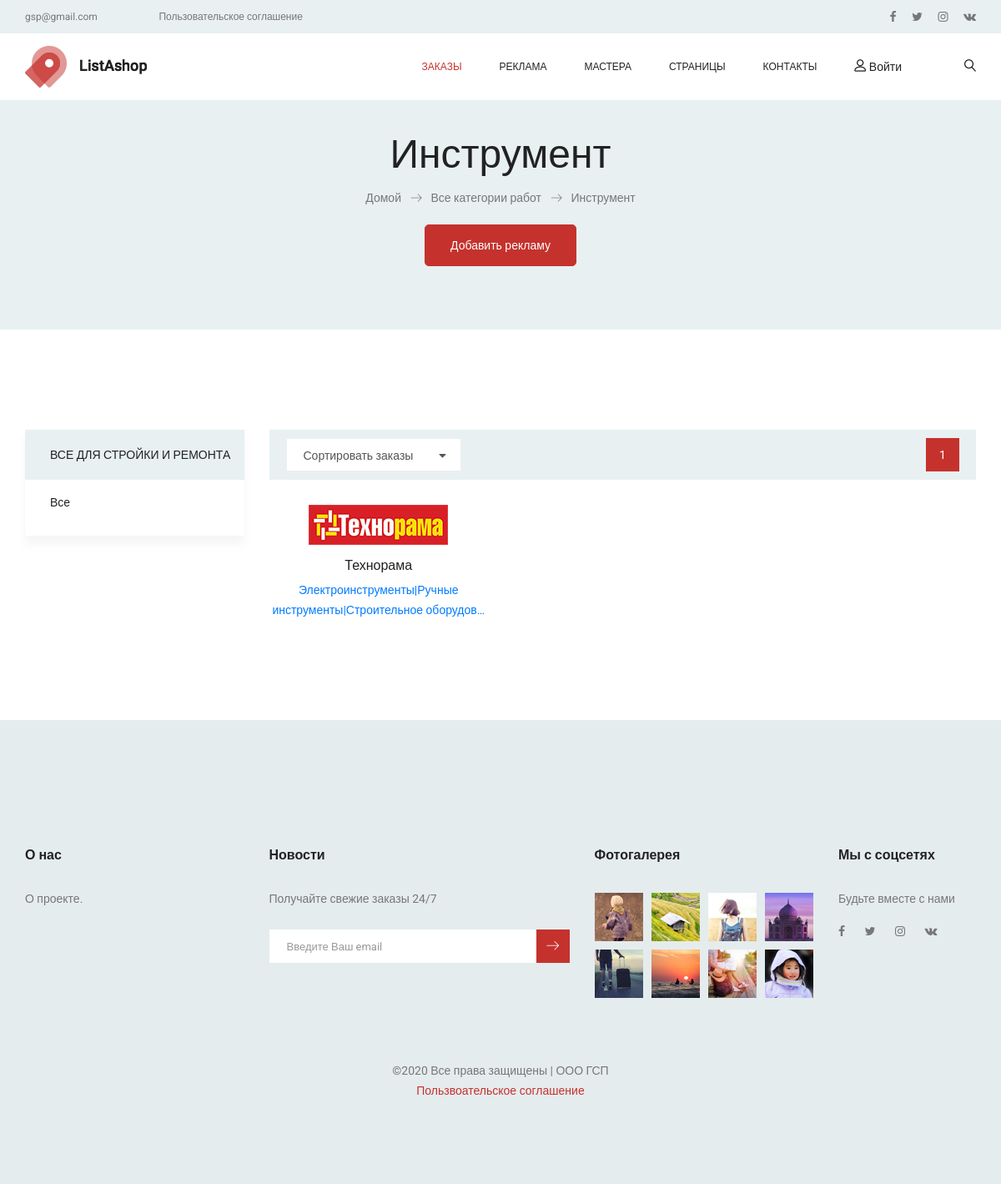
Page /promotions/instrument/ on the committed database.
### reclame/models.py (models this page shows, shortened)
class Category(MPTTModel):
    name = models.CharField(max_length=50, unique=True, verbose_name='Подкатегория')
    slug = models.SlugField(max_length=200, null=True, blank=True, unique=True, verbose_name='Nazvanie_kategorii')
    parent = TreeForeignKey('self', on_delete=models.CASCADE, null=True, blank=True, related_name='children',
                            verbose_name='Категория')
    is_active = models.BooleanField(default=True, verbose_name='Активность категории')
    created = models.DateField(blank=True, null=True, default=timezone.now, verbose_name='Дата создания записи')
    updated = models.DateField(blank=True, null=True, default=timezone.now, verbose_name='Дата ред-ия записи')
    class MPTTMeta:
        order_insertion_by = ['name']
        verbose_name = 'Тест мптт'
        verbose_name_plural = 'Тест мптт'
    class Meta:
        verbose_name = 'Категория -> Подкатегория'
        verbose_name_plural = 'Категории -> Подкатегории'

class Promotion(models.Model):
    category = TreeManyToManyField(Category, blank=True, symmetrical=False, related_name='promotions', verbose_name='Категория')
    name = models.CharField(blank=True, null=True, default=None, max_length=200, verbose_name='Название рекламодателя')
    slug = models.SlugField(null=True, blank=True, max_length=200, db_index=True,
                            verbose_name='Nazvanie_reklamodatelya')
    country = models.CharField(blank=True, null=True, default='Россия', max_length=200, verbose_name='Страна')
    region = models.CharField(blank=True, null=True, default='Курская область', max_length=200, verbose_name='Регион')
    town = models.CharField(blank=True, null=True, default='Курск', max_length=200, verbose_name='Город')
    site = models.URLField(max_length=1024, blank=True, default=None, null=None, verbose_name='Сайт')
    email = models.EmailField(max_length=128, blank=True, null=True, default=None, verbose_name='Емейл')
    photo = models.ImageField(upload_to='promotions_test_photos/%Y/%m/%d', blank=True, verbose_name='Фото')
    logotype = models.ImageField(upload_to='promotions_test_logotypes/%Y/%m/%d', blank=True, verbose_name='Логотип')
    description = models.TextField(max_length=512, blank=True, verbose_name='Описание деятельности')
    is_active = models.BooleanField(default=False, verbose_name='Активность рекламы')
    paid = models.BooleanField(default=False, verbose_name='Оплачен показ рекламы?')
    created = models.DateField(blank=True, null=True, default=timezone.now, verbose_name='Дата создания записи')
    updated = models.DateField(blank=True, null=True, default=timezone.now, verbose_name='Дата ред-ия записи')
    class Meta:
        ordering = ('-created', 'name')
        index_together = (('id', 'slug'),)
        verbose_name = 'Место под рекламу'
        verbose_name_plural = 'Места под рекламу'
    def get_absolute_url(self):
        return reverse('reclame:promotion_detail', args=[self.id, self.slug])

### reclame/views.py (the view)
# urls.py: path('', views.promotion_list, name='promotion_list'),
def promotion_list(request, category_slug=None):
    category = None
    categories = Category.objects.filter(is_active=True)
    object_list = Promotion.objects.filter(is_active=True)
    if category_slug:
        category = get_object_or_404(Category, slug=category_slug)
        object_list = object_list.filter(category=category)
    paginator = Paginator(object_list, 50)
    page = request.GET.get('page')
    try:
        promotions = paginator.page(page)
    except PageNotAnInteger:
        promotions = paginator.page(1)
    except EmptyPage:
        promotions = paginator.page(paginator.num_pages)
    return render(request, "reclame/list.html", {'category': category,
                                                 'categories': categories,
                                                 'promotions': promotions})

### templates/reclame/list.html (shortened to what this page needs)
{% extends 'base.html' %}
{% load static %}
{% load mptt_tags %}
{% block content %}
<section class="banner_area">
    <div class="banner_inner d-flex align-items-center">
        <div class="container">
            <div class="banner_content text-center">
                <h2>{% if category %}{{ category.name }}{% else %} Реклама {% endif %}</h2>
                <div class="page_link">
                    <a href="#">Домой</a>
                    <a href="#">Все категории работ</a>
                    <a href="#">{% if category %}{{ category.name }}{% else %} Реклама {% endif %}</a>
                </div>
                <div class="main_add_offer">
        			<a class="main_btn" href="#">Добавить рекламу</a>
        		</div>
            </div>
        </div>
    </div>
</section>
<section class="cat_product_area p_120">
    <div class="container">
        <div class="row flex-row-reverse">
            <div class="col-lg-9">
                <div class="product_top_bar">
                    <div class="left_dorp">
                    </div>
                    {% include 'reclame/pagination.html' with page=promotions %}
                </div>
                <div class="latest_product_inner row">
                    {% for promotion in promotions %}
                        <div class="col-lg-4 col-md-4 col-sm-6">
                            <div class="f_p_item">
                                <div class="f_p_img">
                                    <a href="{{ promotion.get_absolute_url }}">
                                        <img class="img-fluid" src="{% if promotion.logotype %}{{ promotion.logotype.url }}{%else %}{% static "img/no_image.png" %}{% endif %}" alt="">
                                    </a>
                                </div>
                                <a href="{{ promotion.get_absolute_url }}">
                                    <h4>{{ promotion.name }}</h4>
                                </a>
                                <a href="{{ promotion.get_absolute_url }}">
                                    <p>{{ promotion.description|truncatechars:60 }}</p>
                                </a>
                            </div>
                        </div>
                    {% endfor %}
                </div>
            </div>
            <div class="col-lg-3">
                <div class="left_sidebar_area">
                    <aside class="left_widgets cat_widgets">
                        <div class="l_w_title">
                            <h3>Все для стройки и ремонта</h3>
                        </div>
                        <div class="widgets_inner">
                            <ul class="list">
                                <li {% if not category %} class="selected" {% endif %}>
                                    <a href="{% url "reclame:promotion_list" %}">Все</a>
                                </li>
                            </ul>
                        </div>
                    </aside>
                </div>
            </div>
        </div>
    </div>
</section>
{% endblock content %}

### rows in the picture
Category: name "Инструмент"
Promotion: logotype (picture), name "Технорама", description "Электроинструменты|Ручные инструменты|Строительное оборудов…"

### other values in the picture
{{ i }} "1"
